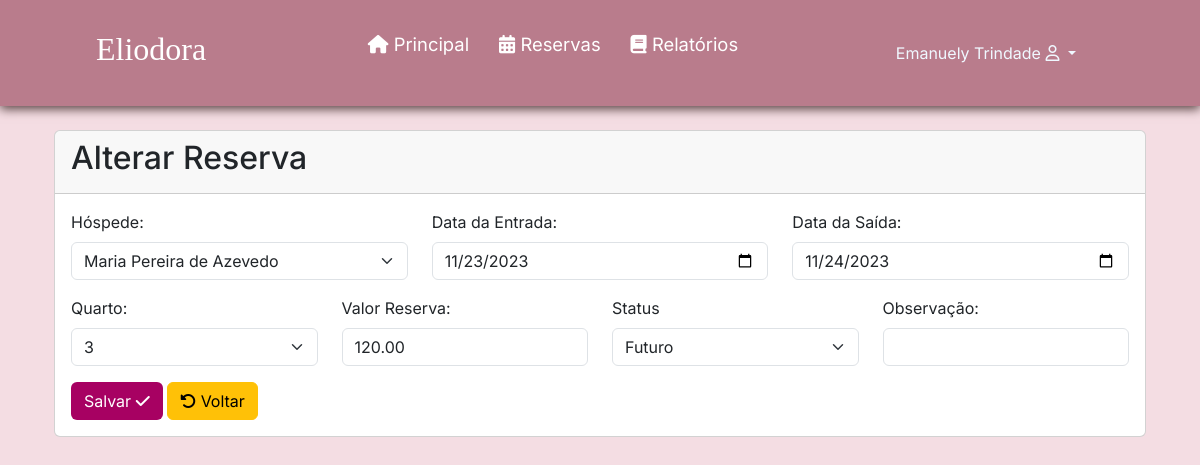
Page /alterarReserva.php?id=3 (signed in) on the earlier database version.
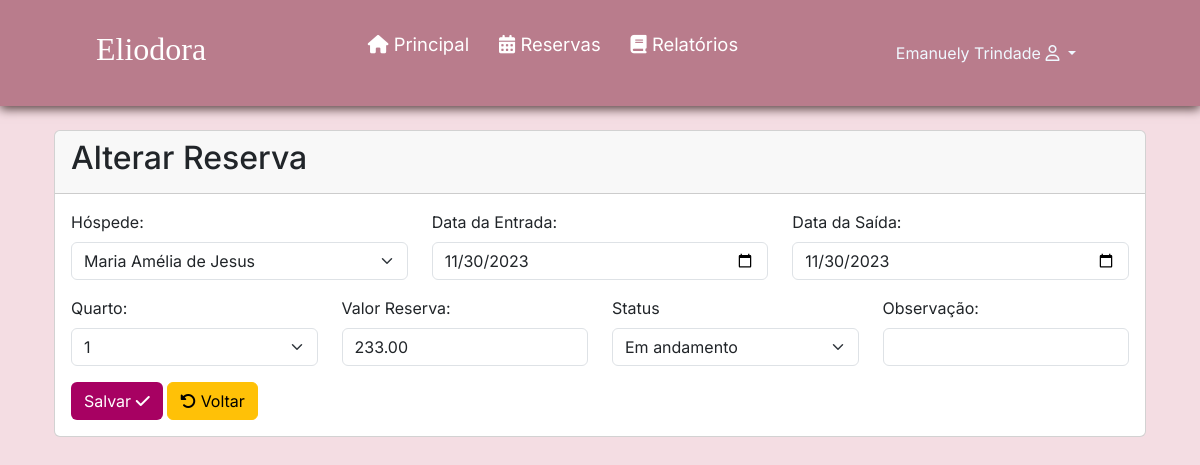
Same page on the later database version.
### tables this page shows
CREATE TABLE `reserva` (
  `id` int(11) NOT NULL,
  `status` int(11) NOT NULL DEFAULT 1,
  `dataEntrada` date NOT NULL,
  `dataSaida` date NOT NULL,
  `valorTotalReserva` double(11,2) NOT NULL,
  `quantHospede` int(1) NOT NULL,
  `observacao` varchar(200) NOT NULL,
  `formaPagamento` varchar(45) NOT NULL,
  `id_hospede` int(11) DEFAULT NULL,
  `id_quarto` int(11) DEFAULT NULL,
  `id_funcionario` int(11) DEFAULT NULL,
  `datacadastro` datetime NOT NULL DEFAULT current_timestamp()
);

### alterarReserva.php (the view, shortened to what the changed rows need)
<?php
$conexao = mysqli_connect('127.0.0.1', 'root', '', 'tcc');
$sql = "SELECT * from reserva where id = " . $_GET['id'];
$resultado = mysqli_query($conexao, $sql);
$linha = mysqli_fetch_array($resultado);
?>
<?php require_once("cabecalho.php"); ?>
<!DOCTYPE html>
<html lang="pt-br">
<head>
</head>
<body>
    <div class="container p-4">
        <div class="card">
            <div class="card-header">
                <h2>Alterar Reserva</h2>
            </div>
            <div class="card-body">
                <form method="post" action="alterarReserva.php?id=<?= $linha['id'] ?>">
                    <div class="row">
                        <div class="mb-3 col-md">
                            <label for="id_hospede" class="form-label">Hóspede:</label>
                            <select name="id_hospede" id="id_hospede" class="form-select">
                                <?php
                                $sql = "select * from hospede order by nome";
                                $resultado = mysqli_query($conexao, $sql);
                                while ($linhaTU = mysqli_fetch_array($resultado)):
                                    $id = $linhaTU['id'];
                                    $nome = $linhaTU['nome'];
                                    $selected = ($id == $linha['id_hospede']) ? 'selected' : '';
                                    echo "<option value='{$id}' {$selected}>{$nome}</option>";
                                endwhile;
                                ?>
                            </select>
                        </div>
                        <div class="mb-3 col-md">
                            <label for="dataEntrada" class="form-label">Data da Entrada:</label>
                            <input type="date" class="form-control" name="dataEntrada"
                                value="<?= $linha['dataEntrada'] ?>">
                        </div>
                        <div class="mb-3 col-md">
                            <label for="dataSaida" class="form-label">Data da Saída:</label>
                            <input type="date" class="form-control" name="dataSaida" value="<?= $linha['dataSaida'] ?>">
                        </div>
                    </div>
                    <div class="row">
                        <div class="mb-3 col-md">
                            <label for="id_quarto" class="form-label">Quarto:</label>
                            <select name="id_quarto" id="id_quarto" class="form-select">
                                <?php
                                $sql = "select quarto.*
                                from quarto
                               where quarto.id not in (
                                      select reserva.id_quarto
                                        from reserva
                                       where dataEntrada BETWEEN '{$_POST['dataEntrada']}' and '{$_POST['dataSaida']}'
                                          or dataSaida BETWEEN '{$_POST['dataEntrada']}' and '{$_POST['dataSaida']}'
                                      )
                            order by quarto.numero";
                                $resultado = mysqli_query($conexao, $sql);
                                while ($linhaTU = mysqli_fetch_array($resultado)):
                                    $id = $linhaTU['id'];
                                    $numero = $linhaTU['numero'];
                                    $selected = ($id == $linha['id_quarto']) ? 'selected' : '';
                                    echo "<option value='{$id}' {$selected}>{$numero}</option>";
                                endwhile;
                                ?>
                            </select>
                        </div>
                        <div class="mb-3 col-md">
                            <label for="valorTotalReserva" class="form-label">Valor Reserva:</label>
                            <input type="text" class="form-control" name="valorTotalReserva" id="valorReserva"
                            value="<?= $linha['valorTotalReserva'] ?>">
                        </div>
                        <div class="mb-3 col-md">
                            <label for="status" class="form-label">Status</label>
                            <select name="status" id="status" class="form-select">
                                <option value="1" <?= ($linha['status'] == '1') ? 'selected' : '' ?>>Futuro</option>
                                <option value="3" <?= ($linha['status'] == '3') ? 'selected' : '' ?>>Em andamento</option>
                            </select>
                        </div>
                    </div>
                </form>
            </div>
        </div>
</body>
</html>

Differences in the rows shown:
changed reserva: dataEntrada "11/23/2023" → "11/30/2023"; dataSaida "11/24/2023" → "11/30/2023"; valorTotalReserva "120.00" → "233.00"; status "Futuro" → "Em andamento"
Other differences:
form field id_hospede: "Maria Pereira de Azevedo" → "Maria Amélia de Jesus"
form field id_quarto: "3" → "1"
